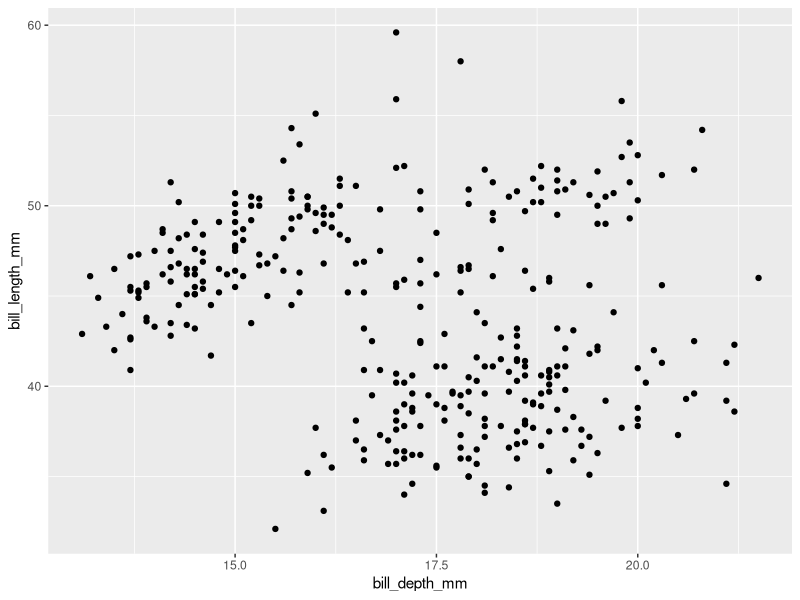
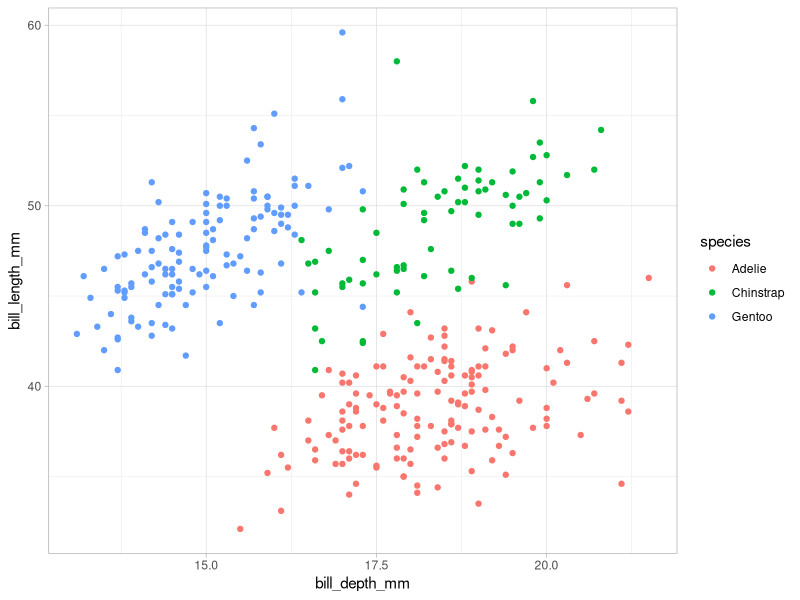

These charts were generated, in order, by the following R code:
## ---- chunk 1
library(tidyverse)
library(palmerpenguins)
## ---- chunk 2

example_plot <- ggplot(data = penguins, 
                       aes(x = bill_depth_mm,
                           y = bill_length_mm)) +
  geom_point()

example_plot
## ---- chunk 3
example_plot <- ggplot(data = penguins, 
                       aes(x = bill_depth_mm,
                           y = bill_length_mm)) +
  geom_point(aes(color = species)) +
  theme_light()

example_plot
